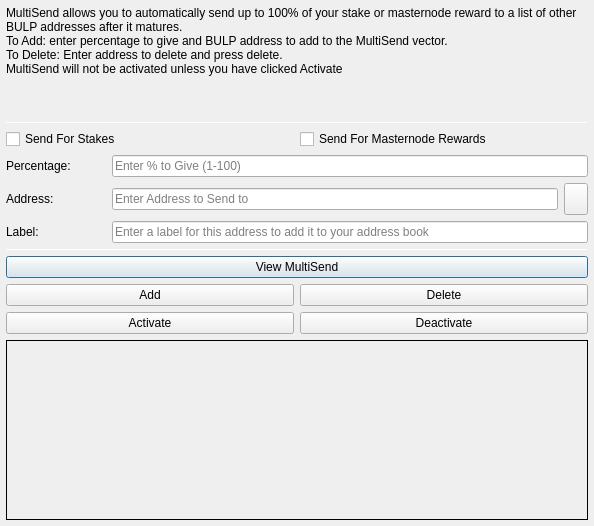
<?xml version="1.0" encoding="UTF-8"?>
<ui version="4.0">
 <class>MultiSendDialog</class>
 <widget class="QDialog" name="MultiSendDialog">
  <property name="windowModality">
   <enum>Qt::NonModal</enum>
  </property>
  <property name="geometry">
   <rect>
    <x>0</x>
    <y>0</y>
    <width>594</width>
    <height>526</height>
   </rect>
  </property>
  <property name="windowTitle">
   <string>MultiSend</string>
  </property>
  <layout class="QVBoxLayout" name="verticalLayout" stretch="0">
   <property name="leftMargin">
    <number>6</number>
   </property>
   <property name="topMargin">
    <number>6</number>
   </property>
   <property name="rightMargin">
    <number>6</number>
   </property>
   <property name="bottomMargin">
    <number>6</number>
   </property>
   <item>
    <layout class="QVBoxLayout" name="verticalLayout_Main" stretch="1,1,1,0,1,1,1">
     <item>
      <widget class="QLabel" name="label_2">
       <property name="lineWidth">
        <number>1</number>
       </property>
       <property name="text">
        <string>MultiSend allows you to automatically send up to 100% of your stake or masternode reward to a list of other BULP addresses after it matures.
To Add: enter percentage to give and BULP address to add to the MultiSend vector.
To Delete: Enter address to delete and press delete.
MultiSend will not be activated unless you have clicked Activate</string>
       </property>
       <property name="alignment">
        <set>Qt::AlignLeading|Qt::AlignLeft|Qt::AlignTop</set>
       </property>
       <property name="wordWrap">
        <bool>true</bool>
       </property>
      </widget>
     </item>
     <item>
      <widget class="Line" name="line">
       <property name="minimumSize">
        <size>
         <width>0</width>
         <height>1</height>
        </size>
       </property>
       <property name="maximumSize">
        <size>
         <width>16777215</width>
         <height>1</height>
        </size>
       </property>
       <property name="orientation">
        <enum>Qt::Horizontal</enum>
       </property>
      </widget>
     </item>
     <item>
      <layout class="QVBoxLayout" name="verticalLayout_Settings">
       <item>
        <layout class="QHBoxLayout" name="horizontalLayout">
         <item>
          <widget class="QCheckBox" name="multiSendStakeCheckBox">
           <property name="text">
            <string>Send For Stakes</string>
           </property>
          </widget>
         </item>
         <item>
          <widget class="QCheckBox" name="multiSendMasternodeCheckBox">
           <property name="text">
            <string>Send For Masternode Rewards</string>
           </property>
          </widget>
         </item>
        </layout>
       </item>
       <item>
        <layout class="QHBoxLayout" name="horizontalLayout_6">
         <item>
          <widget class="QLabel" name="label">
           <property name="minimumSize">
            <size>
             <width>100</width>
             <height>0</height>
            </size>
           </property>
           <property name="toolTip">
            <string>Percentage of stake to send</string>
           </property>
           <property name="text">
            <string>Percentage:</string>
           </property>
          </widget>
         </item>
         <item>
          <widget class="QLineEdit" name="multiSendPercentEdit">
           <property name="toolTip">
            <string>Enter whole numbers 1 - 100</string>
           </property>
           <property name="placeholderText">
            <string>Enter % to Give (1-100)</string>
           </property>
          </widget>
         </item>
        </layout>
       </item>
       <item>
        <layout class="QHBoxLayout" name="horizontalLayout_7">
         <item>
          <widget class="QLabel" name="label_5">
           <property name="minimumSize">
            <size>
             <width>100</width>
             <height>0</height>
            </size>
           </property>
           <property name="toolTip">
            <string>Address to send portion of stake to</string>
           </property>
           <property name="text">
            <string>Address:</string>
           </property>
          </widget>
         </item>
         <item>
          <widget class="QLineEdit" name="multiSendAddressEdit">
           <property name="toolTip">
            <string/>
           </property>
           <property name="placeholderText">
            <string>Enter Address to Send to</string>
           </property>
          </widget>
         </item>
         <item>
          <widget class="QToolButton" name="addressBookButton">
           <property name="maximumSize">
            <size>
             <width>16777215</width>
             <height>32</height>
            </size>
           </property>
           <property name="toolTip">
            <string>Choose an address from the address book</string>
           </property>
           <property name="text">
            <string/>
           </property>
           <property name="icon">
            <iconset resource="../bulpcoin.qrc">
             <normaloff>:/icons/address-book</normaloff>:/icons/address-book</iconset>
           </property>
           <property name="shortcut">
            <string>Alt+A</string>
           </property>
          </widget>
         </item>
        </layout>
       </item>
      </layout>
     </item>
     <item>
      <layout class="QHBoxLayout" name="horizontalLayout_3">
       <item>
        <widget class="QLabel" name="label_3">
         <property name="minimumSize">
          <size>
           <width>100</width>
           <height>0</height>
          </size>
         </property>
         <property name="text">
          <string>Label:</string>
         </property>
        </widget>
       </item>
       <item>
        <widget class="QLineEdit" name="labelAddressLabelEdit">
         <property name="placeholderText">
          <string>Enter a label for this address to add it to your address book</string>
         </property>
        </widget>
       </item>
      </layout>
     </item>
     <item>
      <widget class="Line" name="line_2">
       <property name="minimumSize">
        <size>
         <width>0</width>
         <height>1</height>
        </size>
       </property>
       <property name="maximumSize">
        <size>
         <width>16777215</width>
         <height>1</height>
        </size>
       </property>
       <property name="orientation">
        <enum>Qt::Horizontal</enum>
       </property>
      </widget>
     </item>
     <item>
      <layout class="QVBoxLayout" name="verticalLayout_Buttons">
       <item>
        <layout class="QHBoxLayout" name="horizontalLayout_4">
         <item>
          <widget class="QPushButton" name="viewButton">
           <property name="toolTip">
            <string/>
           </property>
           <property name="statusTip">
            <string>View MultiSend Vector</string>
           </property>
           <property name="text">
            <string>View MultiSend</string>
           </property>
          </widget>
         </item>
        </layout>
       </item>
       <item>
        <layout class="QHBoxLayout" name="horizontalLayout_2">
         <item>
          <widget class="QPushButton" name="addButton">
           <property name="toolTip">
            <string/>
           </property>
           <property name="statusTip">
            <string>Add to MultiSend Vector</string>
           </property>
           <property name="text">
            <string>Add</string>
           </property>
          </widget>
         </item>
         <item>
          <widget class="QPushButton" name="deleteButton">
           <property name="toolTip">
            <string/>
           </property>
           <property name="statusTip">
            <string>Delete Address From MultiSend Vector</string>
           </property>
           <property name="text">
            <string>Delete</string>
           </property>
          </widget>
         </item>
        </layout>
       </item>
       <item>
        <layout class="QHBoxLayout" name="horizontalLayout_5">
         <item>
          <widget class="QPushButton" name="activateButton">
           <property name="statusTip">
            <string>Activate MultiSend</string>
           </property>
           <property name="text">
            <string>Activate</string>
           </property>
          </widget>
         </item>
         <item>
          <widget class="QPushButton" name="disableButton">
           <property name="statusTip">
            <string>Deactivate MultiSend</string>
           </property>
           <property name="text">
            <string>Deactivate</string>
           </property>
          </widget>
         </item>
        </layout>
       </item>
      </layout>
     </item>
     <item>
      <widget class="QLabel" name="message">
       <property name="minimumSize">
        <size>
         <width>0</width>
         <height>180</height>
        </size>
       </property>
       <property name="frameShape">
        <enum>QFrame::Panel</enum>
       </property>
       <property name="frameShadow">
        <enum>QFrame::Plain</enum>
       </property>
       <property name="lineWidth">
        <number>1</number>
       </property>
       <property name="midLineWidth">
        <number>1</number>
       </property>
       <property name="text">
        <string/>
       </property>
       <property name="alignment">
        <set>Qt::AlignLeading|Qt::AlignLeft|Qt::AlignTop</set>
       </property>
       <property name="wordWrap">
        <bool>true</bool>
       </property>
      </widget>
     </item>
    </layout>
   </item>
  </layout>
 </widget>
 <resources>
  <include location="../bulpcoin.qrc"/>
 </resources>
 <connections/>
</ui>
